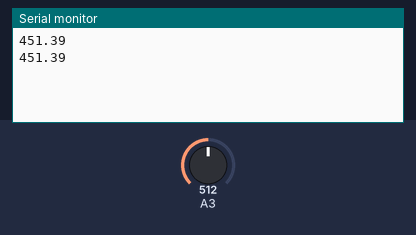
Simulated run of this sketch. Board: Arduino Uno, built with avr-gcc and run on an emulated ATmega328P. On the bench: the last lines printed to the serial monitor. Inputs (shaded band) come from the test bench; at power-on: A3 = 512.

Above: at 1.8 s.
1.9 s: A3 set to 716
At 2.8 s:
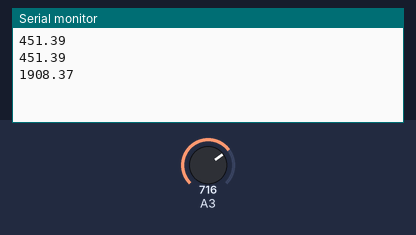
3.4 s: A3 set to 900
At 4.5 s:
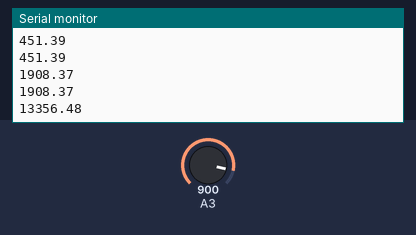
Timing chart, 0 to 6.4 s (numbered marks = the images above; inputs shaded):
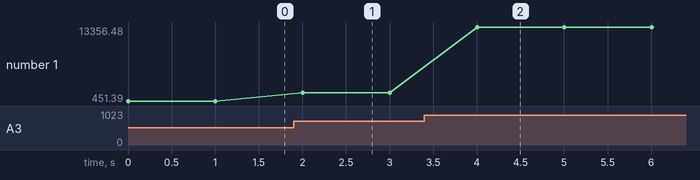

The sketch:

MQ7_getPPM.ino
```cpp
#include "MQ7.h"

MQ7 mq7(A3);

void setup() {
  // put your setup code here, to run once:
  Serial.begin(9600);
}

void loop() {
  // put your main code here, to run repeatedly:
  Serial.println(mq7.GetPPM());
  delay(1000);
}
```

MQ7.cpp
```cpp
#include <Arduino.h>
#include "MQ7.h"

MQ7::MQ7(uint8_t analogPin)
{
 this->analogPin = analogPin;
 this->R0 = 55000.0;
}

float MQ7::GetPPM(void)
{
  uint16_t sensorRawValue = analogRead(this->analogPin);
  float sensorVolt = sensorRawValue/1024.0*5;
  float RS_gas = (5.0-sensorVolt)/sensorVolt;
  float ratio = RS_gas/this->R0;
  float x = 1538.46*ratio;
  float ppm = pow(x,-1.709);
  return ppm;
}
```

MQ7.h
```cpp
#pragma once

class MQ7
{
  private:
    uint8_t analogPin;
    float R0;
  public:
    MQ7(uint8_t analogPin);
    float GetPPM(void);
};
```

Measured:
- after the input at 1.9 s, the serial monitor: prints a new line after 0.10 s (image 1)
- after the input at 3.4 s, the serial monitor: prints a new line after 0.61 s (image 2)
- plotted number 1: 451.39 → 1908.37 after the input at 1.9 s, 1908.37 → 13356.48 after the input at 3.4 s
